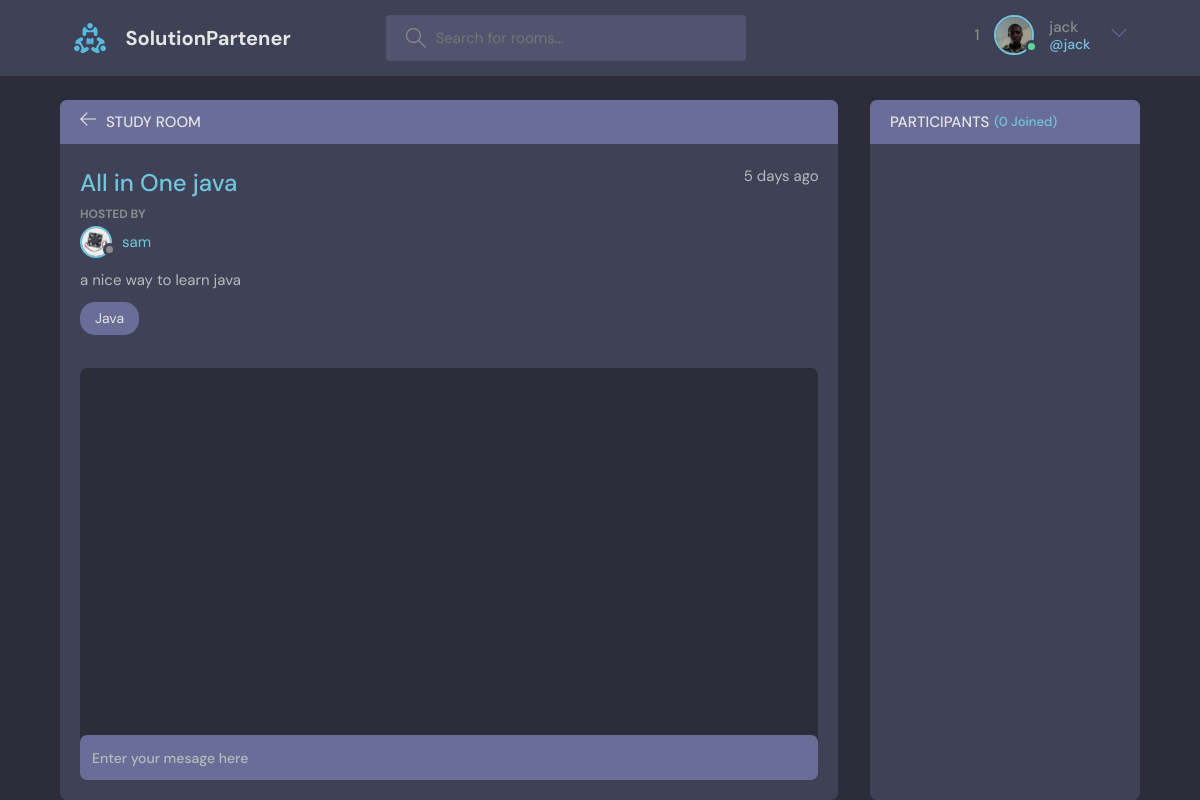
Screenshot of /rooms/2 (signed in) with the database file from the repository.
### Base/models.py (models this page shows, shortened)
class User(AbstractUser):
    avatar = models.ImageField(upload_to="images", default="avatar.svg")
    email = models.EmailField(null=True, unique=True)
    bio = models.TextField(null=True)
    USERNAME_FIELD = 'email'
    REQUIRED_FIELDS = ['username']

class Message(models.Model):
    user = models.ForeignKey(User, on_delete=models.SET_NULL, null=True)
    room = models.ForeignKey(Room, on_delete=models.SET_NULL, null=True)
    body = models.TextField(null=False, blank=False)
    updated = models.DateTimeField(auto_now=True)
    created = models.DateTimeField(auto_now_add=True)
    def __str__(self):
        return f'{self.body[0:50]}'
    class Meta:
        verbose_name_plural = "Messages"
        verbose_name = "Message"
        ordering = ("-updated", )

class Room(models.Model):
    host =  models.ForeignKey(User, on_delete=models.CASCADE)
    topic = models.ForeignKey(Topic, on_delete=models.CASCADE)
    name = models.CharField(max_length=50)
    description = models.TextField(null=True, blank=True)
    participants = models.ManyToManyField(User, related_name="participants", blank=True)
    updated = models.DateTimeField(auto_now=True)
    created = models.DateTimeField(auto_now_add=True)
    class Meta:
        verbose_name_plural = "Rooms"
        verbose_name = "Room"
        ordering = ("-updated", )

class Topic(models.Model):
    name = models.CharField(max_length=200)
    created  = models.DateTimeField(auto_now_add=True)
    updated = models.DateTimeField(auto_now=True)
    class Meta:
        verbose_name_plural = "Topics"
        verbose_name = "Topic"
        ordering = ("-updated", "-created")

### Base/views.py (the view, shortened to what this page needs)
# urls.py: path('rooms/<str:pk>', room, name='rooms'),
def room(request, pk):
    if request.user.is_authenticated:
        if request.user.first_name == '' and request.user.last_name == '':
            return redirect('edit_user')
    else:
        pass
    room = get_object_or_404(Room, id=pk)
    room_message = room.message_set.all()
    participants = room.participants.all()
    context = {'room': room, 'room_message': room_message, 'participants': participants}
    return render(request, 'Base/room.html', context)

### Base/templates/Base/room.html (shortened to what this page needs)
{% extends "base/main.html" %}
{% block content %}
    <main class="profile-page layout layout--2">
      <div class="container">
        <div class="room">
          <div class="room__top">
            <div class="room__topLeft">
              <a href="{% url 'home' %}">
                <svg version="1.1" xmlns="http://www.w3.org/2000/svg" width="32" height="32" viewBox="0 0 32 32">
                  <title>arrow-left</title>
                  <path
                    d="M13.723 2.286l-13.723 13.714 13.719 13.714 1.616-1.611-10.96-10.96h27.625v-2.286h-27.625l10.965-10.965-1.616-1.607z"
                  ></path>
                </svg>
              </a>
              <h3>Study Room</h3>
            </div>
          </div>
          <div class="room__box scroll">
            <div class="room__header scroll">
              <div class="room__info">
                <h3>{{ room.name }}</h3>
                <span>{{ room.created|timesince }} ago</span>
              </div>
              <div class="room__hosted">
                <p>Hosted By</p>
                <a href="{% url "profile" room.host.pk %}" class="room__author">
                  <div class="avatar avatar--small">
                    <img src="{{room.host.avatar.url}}" />
                  </div>
                  <span>{{ room.host.username }}</span>
                </a>
              </div>
              <div class="room__details">
                {{ room.description }}
              </div>
              <span class="room__topics">{{room.topic.name}}</span>
            </div>
            <div class="room__conversation">
              <div class="threads scroll">
              </div>
            </div>
          </div>
          {% if request.user.is_authenticated %}
          <div class="room__message">
            <form action="#" method="post">
              <input type="text" name="message" id="message" placeholder="Enter your mesage here"/>
            </form>
          </div>
          {% endif %}
        </div>
        <div class="participants">
          <h3 class="participants__top">Participants <span>({{participants.count}} Joined)</span></h3>
          <div class="participants__list scroll">
            </div>
        </div>
      </div>
    </main>
{% endblock %}

### templates/components/nav.html (shortened to what this page needs)
{% load static %}
<div class="container">
    <a href="/" class="header__logo">
      <img src="{% static 'images/logo.svg' %}" />
      <h1>SolutionPartener</h1>
    </a>
    <form class="header__search" method="get">
      <label>
        <input type="text" placeholder="Search for rooms..." name="q"/>
      </label>
    </form>
    <nav class="header__menu">
      <div class="header__user">
        <a href="{% if request.user.is_authenticated %} {% url "profile" request.user.pk %}  {% endif %}">
          <sup> {{user.message_set.all|length}} </sup>
          <div class="avatar avatar--medium active">
            <img src="{% if request.user.is_authenticated %}{{ user.avatar.url }} {% else %} {% static "images/logo.svg" %} {% endif %}" />
          </div>
          <p>{% if request.user.is_authenticated %} {{ request.user.username }} <span>@{{ request.user.username }} </span>{% else %} hey annoymonuos {% endif %}</p>
        </a>
        <button class="dropdown-button">
          <svg version="1.1" xmlns="http://www.w3.org/2000/svg" width="32" height="32" viewBox="0 0 32 32">
            <title>chevron-down</title>
            <path d="M16 21l-13-13h-3l16 16 16-16h-3l-13 13z"></path>
          </svg>
        </button>
      </div>
    </nav>
  </div>

### rows the page displays
User: message_set.all|length "1", avatar (picture), user.username "jack"
Room: name "All in One java", created "5 days", host.avatar (picture), host.username "sam", description "a nice way to learn java", topic.name "Java"

### other values shown
{{ participants.count }} "0"
